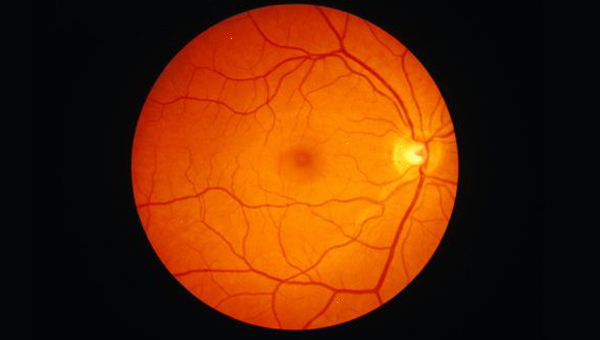
%> input picture retina.png, 600 x 340 px
$ octave Bilateral.m   (GNU Octave 9; MATLAB toolbox functions it lacks are replaced by stand-ins)
%> lines starting %> are read from the running program, lines starting %| are printed output that depends on the picture
clc
clear
close

imRGB = imread('retina.png');
%> imRGB is the input picture: size 340x600x3 uint8; mean R, G, B 96.2, 40.5, 5.9

imLAB = rgb2lab(imRGB);
%> imLAB: size 340x600x3 double; mean of channels 1, 2, 3 24, 20.3, 26.3

patch = imcrop(imLAB,[10,10,130,130]);
%> patch: size 131x131x3 double; mean of channels 1, 2, 3 1.5, 0.4, -0.7

patchSq = patch.^2;
%> patchSq: size 131x131x3 double; mean of channels 1, 2, 3 8.2, 14.5, 11.7
edist = sqrt(sum(patchSq,3));
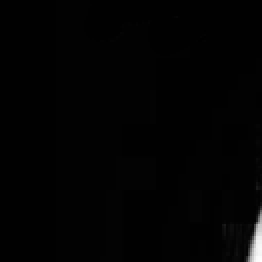
%> edist: size 131x131 double (shown 2 times larger); min 1, max 87.11, mean 2.2; drawn with min black and max white
patchVar = std2(edist).^2;
%> patchVar = 29.5

DoS2 = 4*patchVar;
%> DoS2 = 118
smoothedLAB2 = imbilatfilt(imLAB,DoS2,7);
%> smoothedLAB2: size 340x600x3 double; mean of channels 1, 2, 3 24.1, 20.3, 26.3
smoothedRBG2 = lab2rgb(smoothedLAB2,'Out','uint8');
montage({imRGB,smoothedRBG2})
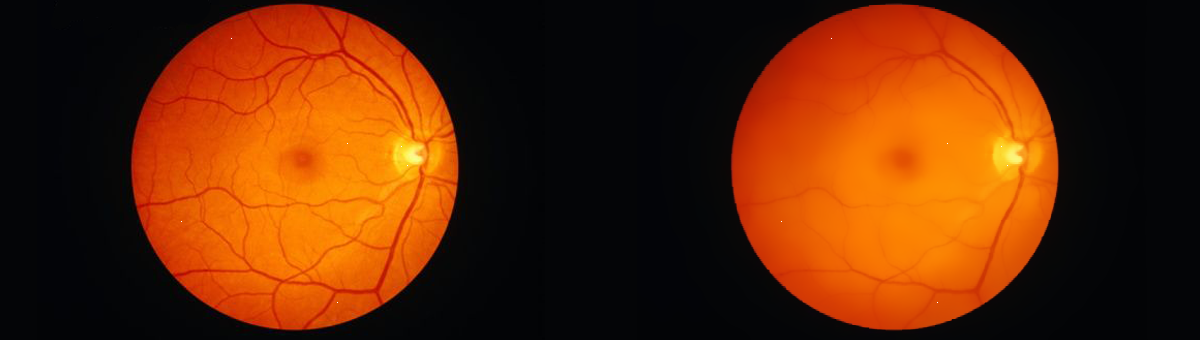
%> displayed picture: size 340x1200x3, on the screen's scale of 0 to 255; mean R, G, B 96.3, 40.7, 5.9
title(['Original Image vs. Filtered Image with Degree of Smoothing: ',num2str(DoS2),' and Spatial Sigma: 7'])
